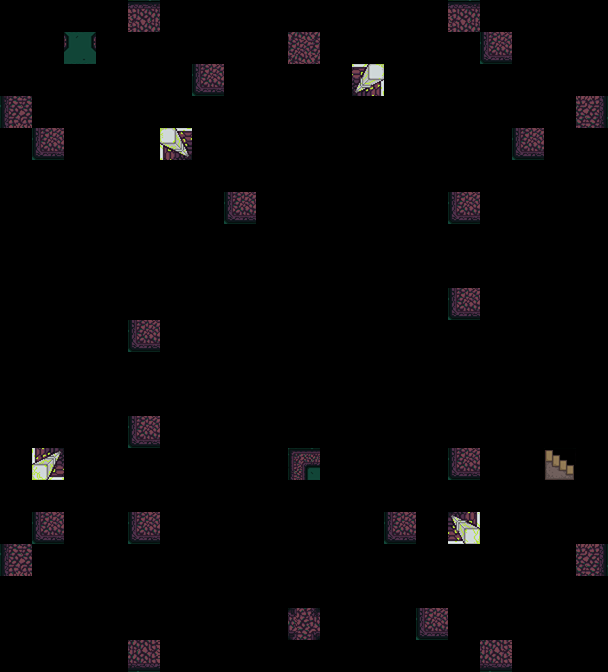

A level layout from a 2D game, rendered from its tile map. Below: a short description, then the map file with its tile-grid data intact:
An orthogonal 19x21 tile map with 32x32 px tiles, 1 tile layer (items), 2 hidden layers not drawn.

<map version="1.2" tiledversion="1.2.4" orientation="orthogonal" renderorder="right-down" width="19" height="21" tilewidth="32" tileheight="32" infinite="0" nextlayerid="4" nextobjectid="1">
 <tileset firstgid="1" name="tile32" tilewidth="32" tileheight="32" tilecount="81" columns="9">
  <image source="tile32.png" width="288" height="288" />
 </tileset>
 <layer id="1" name="ground" width="19" height="21" visible="0">
  <data encoding="csv">
22,22,22,22,22,22,22,22,22,22,22,22,22,22,22,22,22,22,22,
22,12,13,13,13,13,22,13,13,13,22,13,13,13,13,13,13,14,22,
22,21,22,22,22,22,22,22,22,22,22,22,22,22,22,22,22,23,22,
22,21,22,22,22,22,22,22,22,22,22,22,22,22,22,22,22,23,22,
22,21,22,22,22,22,22,22,22,22,22,22,22,22,22,22,22,23,22,
22,21,22,22,22,22,22,22,22,22,22,22,22,22,22,22,22,23,22,
22,21,22,22,22,22,22,22,22,22,22,22,22,22,22,22,22,23,22,
22,22,22,22,22,22,22,22,22,22,22,22,22,22,22,22,22,22,22,
22,22,22,22,22,22,22,22,22,22,22,22,22,22,22,22,22,22,22,
22,22,22,22,22,22,22,22,22,71,22,22,22,22,22,22,22,22,22,
46,75,22,22,22,22,22,62,22,22,22,66,22,22,22,22,22,76,37,
22,22,22,22,22,22,22,22,22,65,22,22,22,22,22,22,22,22,22,
22,22,22,22,22,22,22,22,22,22,22,22,22,22,22,22,22,22,22,
22,22,22,22,22,22,22,22,22,22,22,22,22,22,22,22,22,22,22,
22,21,22,22,22,22,22,22,22,22,22,22,22,22,22,22,22,23,22,
22,21,22,22,22,22,22,22,22,22,22,22,22,22,22,22,22,23,22,
22,21,22,22,22,22,22,22,22,22,22,22,22,22,22,22,22,23,22,
22,21,22,22,22,22,22,22,22,22,22,22,22,22,22,22,22,23,22,
22,21,22,22,22,22,22,22,22,22,22,22,22,22,22,22,22,23,22,
22,30,31,31,31,31,31,22,31,31,31,22,31,31,31,31,31,32,22,
22,22,22,22,22,22,22,22,22,22,22,22,22,22,22,22,22,22,22
</data>
 </layer>
 <layer id="2" name="background" width="19" height="21" visible="0">
  <data encoding="csv">
2,28,28,28,28,28,8,28,28,28,8,28,28,28,28,28,28,28,6,
10,12,13,13,13,13,26,13,13,13,26,13,13,13,13,13,13,14,1,
10,21,49,50,51,22,22,22,17,22,22,22,17,22,49,50,51,23,1,
10,21,67,68,69,22,27,36,63,45,36,36,57,22,67,68,69,23,1,
10,21,22,22,22,22,22,22,22,44,22,22,22,22,22,22,22,23,1,
10,21,27,18,22,27,36,18,22,26,22,27,36,18,22,27,18,23,1,
10,21,22,22,22,22,22,22,22,22,22,22,22,22,22,22,22,23,1,
11,50,50,51,22,47,36,36,18,22,27,36,36,48,22,49,50,50,15,
20,59,59,60,22,44,22,22,22,22,22,22,22,44,22,58,59,59,24,
29,68,68,69,22,26,22,70,79,71,79,72,22,26,22,67,68,68,33,
46,75,22,22,22,22,22,62,22,22,22,66,22,22,22,22,22,76,37,
11,50,50,51,22,17,22,52,34,65,34,61,22,17,22,49,50,50,15,
20,59,59,60,22,44,22,22,22,22,22,22,22,44,22,58,59,59,24,
29,68,68,69,22,56,36,36,18,22,27,36,36,57,22,67,68,68,33,
10,21,22,22,22,22,22,22,22,22,22,22,22,22,22,22,22,23,1,
10,21,27,36,36,36,36,18,22,17,22,27,36,36,36,36,18,23,1,
10,21,22,22,22,22,22,22,22,44,22,22,22,22,22,22,22,23,1,
10,21,47,48,22,17,22,27,36,80,36,18,22,17,22,47,48,23,1,
10,21,56,57,22,26,22,22,22,26,22,22,22,26,22,56,57,23,1,
10,30,31,31,31,31,31,17,31,31,31,17,31,31,31,31,31,32,1,
38,19,19,19,19,19,19,16,19,19,19,16,19,19,19,19,19,19,42
</data>
 </layer>
 <layer id="3" name="items" width="19" height="21">
  <data encoding="csv">
0,0,0,0,50,0,0,0,0,0,0,0,0,0,50,0,0,0,0,
0,0,71,0,0,0,0,0,0,59,0,0,0,0,0,67,0,0,0,
0,0,0,0,0,0,67,0,0,0,0,6,0,0,0,0,0,0,0,
58,0,0,0,0,0,0,0,0,0,0,0,0,0,0,0,0,0,60,
0,67,0,0,0,2,0,0,0,0,0,0,0,0,0,0,67,0,0,
0,0,0,0,0,0,0,0,0,0,0,0,0,0,0,0,0,0,0,
0,0,0,0,0,0,0,67,0,0,0,0,0,0,67,0,0,0,0,
0,0,0,0,0,0,0,0,0,0,0,0,0,0,0,0,0,0,0,
0,0,0,0,0,0,0,0,0,0,0,0,0,0,0,0,0,0,0,
0,0,0,0,0,0,0,0,0,0,0,0,0,0,67,0,0,0,0,
0,0,0,0,67,0,0,0,0,0,0,0,0,0,0,0,0,0,0,
0,0,0,0,0,0,0,0,0,0,0,0,0,0,0,0,0,0,0,
0,0,0,0,0,0,0,0,0,0,0,0,0,0,0,0,0,0,0,
0,0,0,0,67,0,0,0,0,0,0,0,0,0,0,0,0,0,0,
0,38,0,0,0,0,0,0,0,70,0,0,0,0,67,0,0,35,0,
0,0,0,0,0,0,0,0,0,0,0,0,0,0,0,0,0,0,0,
0,67,0,0,67,0,0,0,0,0,0,0,67,0,42,0,0,0,0,
58,0,0,0,0,0,0,0,0,0,0,0,0,0,0,0,0,0,60,
0,0,0,0,0,0,0,0,0,0,0,0,0,0,0,0,0,0,0,
0,0,0,0,0,0,0,0,0,80,0,0,0,67,0,0,0,0,0,
0,0,0,0,68,0,0,0,0,0,0,0,0,0,0,68,0,0,0
</data>
 </layer>
</map>
